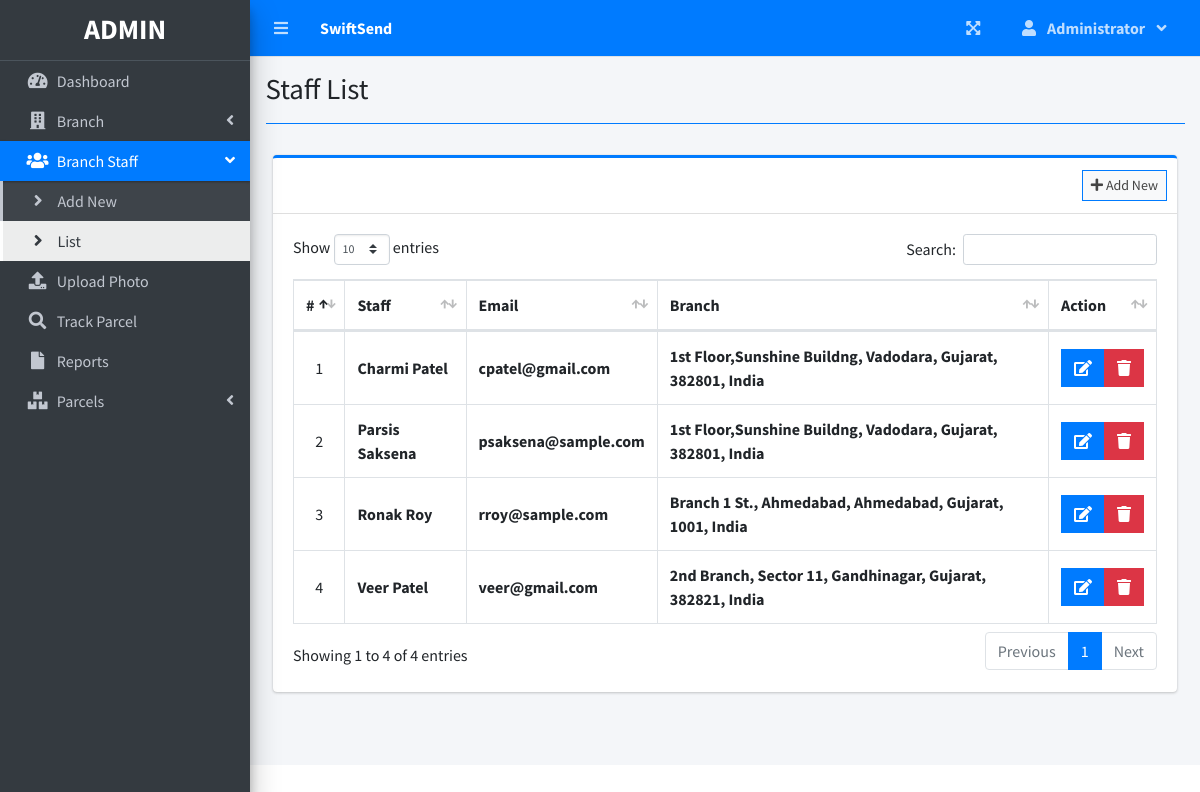
The page /index.php?page=staff_list (signed in) on the database its author committed.
### tables this page shows
CREATE TABLE `users` (
  `id` int(30) NOT NULL,
  `firstname` varchar(200) NOT NULL,
  `lastname` varchar(200) NOT NULL,
  `email` varchar(200) NOT NULL,
  `password` longtext NOT NULL,
  `type` tinyint(1) NOT NULL DEFAULT 2 COMMENT '1 = admin, 2 = staff',
  `branch_id` int(30) NOT NULL,
  `date_created` datetime NOT NULL DEFAULT current_timestamp(),
  `contact` varchar(10) NOT NULL
);

### staff_list.php (the view, shortened to what this page needs)
<?php include'db_connect.php' ?>
<div class="col-lg-12">
	<div class="card card-outline card-primary">
		<div class="card-header">
			<div class="card-tools">
				<a class="btn btn-block btn-sm btn-default btn-flat border-primary " href="./index.php?page=new_staff"><i class="fa fa-plus"></i> Add New</a>
			</div>
		</div>
		<div class="card-body">
			<table class="table tabe-hover table-bordered" id="list">
				<!-- <colgroup>
					<col width="5%">
					<col width="15%">
					<col width="25%">
					<col width="25%">
					<col width="15%">
				</colgroup> -->
				<thead>
					<tr>
						<th class="text-center">#</th>
						<th>Staff</th>
						<th>Email</th>
						<th>Branch</th>
						<th>Action</th>
					</tr>
				</thead>
				<tbody>
					<?php
					$i = 1;
					$qry = $conn->query("SELECT u.*,concat(u.firstname,' ',u.lastname) as name,concat(b.street,', ',b.city,', ',b.state,', ',b.zip_code,', ',b.country) as baddress FROM users u inner join branches b on b.id = u.branch_id where u.type = 2 order by concat(u.firstname,' ',u.lastname) asc ");
					while($row= $qry->fetch_assoc()):
					?>
					<tr>
						<td class="text-center"><?php echo $i++ ?></td>
						<td><b><?php echo ucwords($row['name']) ?></b></td>
						<td><b><?php echo ($row['email']) ?></b></td>
						<td><b><?php echo ucwords($row['baddress']) ?></b></td>
						<td class="text-center">
		                    <div class="btn-group">
		                        <a href="index.php?page=edit_staff&id=<?php echo $row['id'] ?>" class="btn btn-primary btn-flat ">
		                          <i class="fas fa-edit"></i>
		                        </a>
		                        <button type="button" class="btn btn-danger btn-flat delete_staff" data-id="<?php echo $row['id'] ?>">
		                          <i class="fas fa-trash"></i>
		                        </button>
	                      </div>
						</td>
					</tr>
				<?php endwhile; ?>
				</tbody>
			</table>
		</div>
	</div>
</div>

### index.php (shortened to what this page needs)
<!DOCTYPE html>
<html lang="en">
<?php
	include 'header.php'
?>
<body class="hold-transition sidebar-mini layout-fixed layout-navbar-fixed layout-footer-fixed">
<div class="wrapper">
  <?php include 'topbar.php' ?>
  <?php include 'sidebar.php' ?>
  <div class="content-wrapper">
    <div class="content-header">
      <div class="container-fluid">
        <div class="row mb-2">
          <div class="col-sm-6">
            <h1 class="m-0"><?php echo $title ?></h1>
          </div>
        </div>
            <hr class="border-primary">
      </div>
    </div>
    <section class="content">
      <div class="container-fluid">
         <?php
            $page = isset($_GET['page']) ? $_GET['page'] : 'home';
            if(!file_exists($page.".php")){
                include '404.html';
            }else{
            include $page.'.php';
            }
          ?>
      </div>
    </section>
  </div>
      <b><?php echo $_SESSION['system']['name'] ?></b>
    </div>
</body>
</html>

### header.php (shortened to what this page needs)
<head>
  <?php
  $title = isset($_GET['page']) ? ucwords(str_replace("_", ' ', $_GET['page'])) : "Home";
  $title = str_replace("Persons Companies","Persons/Companies",$title);
  ?>
  <link rel="stylesheet" href="assets/plugins/fontawesome-free/css/all.min.css">
  <link rel="stylesheet" href="assets/plugins/overlayScrollbars/css/OverlayScrollbars.min.css">
  <link rel="stylesheet" href="assets/plugins/datatables-bs4/css/dataTables.bootstrap4.min.css">
  <link rel="stylesheet" href="assets/plugins/datatables-responsive/css/responsive.bootstrap4.min.css">
  <link rel="stylesheet" href="assets/plugins/datatables-buttons/css/buttons.bootstrap4.min.css">
  <link rel="stylesheet" href="assets/plugins/select2/css/select2.min.css">
  <link rel="stylesheet" href="assets/plugins/select2-bootstrap4-theme/select2-bootstrap4.min.css">
  <link rel="stylesheet" href="assets/plugins/sweetalert2-theme-bootstrap-4/bootstrap-4.min.css">
  <link rel="stylesheet" href="assets/plugins/toastr/toastr.min.css">
  <link rel="stylesheet" href="assets/plugins/dropzone/min/dropzone.min.css">
  <link rel="stylesheet" href="assets/dist/css/jquery.datetimepicker.min.css">
  <link rel="stylesheet" href="assets/plugins/icheck-bootstrap/icheck-bootstrap.min.css">
  <link rel="stylesheet" href="assets/plugins/bootstrap4-toggle/css/bootstrap4-toggle.min.css">
  <link rel="stylesheet" href="assets/dist/css/adminlte.min.css">
  <link rel="stylesheet" href="assets/dist/css/styles.css">
  <link rel="stylesheet" href="assets/plugins/summernote/summernote-bs4.min.css">
</head>

### topbar.php (shortened to what this page needs)
<nav class="main-header navbar navbar-expand navbar-primary navbar-dark ">
  <ul class="navbar-nav">
    <?php if(isset($_SESSION['login_id'])): ?>
    <li class="nav-item">
      <a class="nav-link" data-widget="pushmenu" href="" role="button"><i class="fas fa-bars"></i></a>
    </li>
  <?php endif; ?>
    <li>
      <a class="nav-link text-white"  href="./" role="button"> <large><b><?php echo $_SESSION['system']['name'] ?></b></large></a>
    </li>
  </ul>
  <ul class="navbar-nav ml-auto">
    <li class="nav-item">
      <a class="nav-link" data-widget="fullscreen" href="#" role="button">
        <i class="fas fa-expand-arrows-alt"></i>
      </a>
    </li>
   <li class="nav-item dropdown">
          <a class="nav-link"  data-toggle="dropdown" aria-expanded="true" href="javascript:void(0)">
            <span>
              <div class="d-felx badge-pill">
                <span class="fa fa-user mr-2"></span>
                <span><b><?php echo ucwords($_SESSION['login_firstname']) ?></b></span>
                <span class="fa fa-angle-down ml-2"></span>
              </div>
            </span>
          </a>
    </li>
  </ul>
</nav>

### sidebar.php (shortened to what this page needs)
<aside class="main-sidebar sidebar-dark-primary elevation-4">
    <div class="dropdown">
        <a href="./" class="brand-link">
            <?php if($_SESSION['login_type'] == 1): ?>
                <h3 class="text-center p-0 m-0"><b>ADMIN</b></h3>
            <?php elseif($_SESSION['login_type'] == 2): ?>
                <h3 class="text-center p-0 m-0"><b>STAFF</b></h3>
            <?php else: ?>
                <h3 class="text-center p-0 m-0"><b>CUSTOMER</b></h3>
            <?php endif; ?>
        </a>
    </div>
    <div class="sidebar pb-4 mb-4">
        <nav class="mt-2">
            <ul class="nav nav-pills nav-sidebar flex-column nav-flat" data-widget="treeview" role="menu" data-accordion="false">
                <?php if($_SESSION['login_type'] ==2): ?>
                    <li class="nav-item">
                        <a href="./" class="nav-link nav-home">
                            <i class="nav-icon fas fa-tachometer-alt"></i>
                            <p>Dashboard</p>
                        </a>
                    </li>
                    <li class="nav-item">
                        <a href="#" class="nav-link nav-edit_branch">
                            <i class="nav-icon fas fa-building"></i>
                            <p>
                                Branch
                                <i class="right fas fa-angle-left"></i>
                            </p>
                        </a>
                        <ul class="nav nav-treeview">
                            <li class="nav-item">
                                <a href="./index.php?page=new_branch" class="nav-link nav-new_branch tree-item">
                                    <i class="fas fa-angle-right nav-icon"></i>
                                    <p>Add New</p>
                                </a>
                            </li>
                            <li class="nav-item">
                                <a href="./index.php?page=branch_list" class="nav-link nav-branch_list tree-item">
                                    <i class="fas fa-angle-right nav-icon"></i>
                                    <p>List</p>
                                </a>
                            </li>
                        </ul>
                    </li>
                    <li class="nav-item">
                        <a href="./index.php?page=upload_photo" class="nav-link nav-upload_photo">
                            <i class="nav-icon fas fa-upload"></i>
                            <p>Upload Photo</p>
                        </a>
                    </li>
                    <li class="nav-item">
                        <a href="index.php?page=track" class="nav-link nav-track">
                            <i class="nav-icon fas fa-search"></i>
                            <p>Track Parcel</p>
                        </a>
                    </li>
                    <li class="nav-item dropdown">
                        <a href="./index.php?page=reports" class="nav-link nav-reports">
                            <i class="nav-icon fas fa-file"></i>
                            <p>Reports</p>
                        </a>
                    </li>
                    <li class="nav-item">
                    <a href="#" class="nav-link nav-edit_parcel">
                        <i class="nav-icon fas fa-boxes"></i>
                        <p>
                            Parcels
                            <i class="right fas fa-angle-left"></i>
                        </p>
                    </a>
                    <ul class="nav nav-treeview">
                        <li class="nav-item">
                            <a href="./index.php?page=new_parcel" class="nav-link nav-new_parcel tree-item">
                                <i class="fas fa-angle-right nav-icon"></i>
                                <p>Add New</p>
                            </a>
                        </li>
                        <li class="nav-item">
                            <a href="./index.php?page=parcel_list" class="nav-link nav-parcel_list nav-sall tree-item">
                                <i class="fas fa-angle-right nav-icon"></i>
                                <p>List All</p>
                            </a>
                        </li>
                        <?php
                        $status_arr = array("Item Accepted<br/>by Courier", "Collected", "Shipped", "In-Transit",
                            "Arrived At<br/>Destination", "Out for Delivery", "Ready to Pickup", "Delivered",
                            "Picked-up", "Unsuccessful<br/>Delivery Attempt");
                        foreach ($status_arr as $k => $v):
                            ?>
                            <li class="nav-item">
                                <a href="./index.php?page=parcel_list&s=<?php echo $k ?>"
                                   class="nav-link nav-parcel_list_<?php echo $k ?> tree-item">
                                    <i class="fas fa-angle-right nav-icon"></i>
                                    <p><?php echo $v ?></p>
                                </a>
                            </li>
                        <?php endforeach; ?>
                <?php elseif($_SESSION['login_type'] == 1): ?>
                    <li class="nav-item">
                        <a href="./" class="nav-link nav-home">
                            <i class="nav-icon fas fa-tachometer-alt"></i>
                            <p>Dashboard</p>
                        </a>
                    </li>
                    <li class="nav-item">
                        <a href="#" class="nav-link nav-edit_branch">
                            <i class="nav-icon fas fa-building"></i>
                            <p>
                                Branch
                                <i class="right fas fa-angle-left"></i>
                            </p>
                        </a>
                    </li>
                    <li class="nav-item">
                        <a href="#" class="nav-link nav-edit_staff">
                            <i class="nav-icon fas fa-users"></i>
                            <p>
                                Branch Staff
                                <i class="right fas fa-angle-left"></i>
                            </p>
                        </a>
                        <ul class="nav nav-treeview">
                            <li class="nav-item">
                                <a href="./index.php?page=new_staff" class="nav-link nav-new_staff tree-item">
                                    <i class="fas fa-angle-right nav-icon"></i>
                                    <p>Add New</p>
                                </a>
                            </li>
                            <li class="nav-item">
                                <a href="./index.php?page=staff_list" class="nav-link nav-staff_list tree-item">
                                    <i class="fas fa-angle-right nav-icon"></i>
                                    <p>List</p>
                                </a>
                            </li>
                        </ul>
                    </li>
                    <li class="nav-item">
                        <a href="./index.php?page=upload_photo" class="nav-link nav-upload_photo">
                            <i class="nav-icon fas fa-upload"></i>
                            <p>Upload Photo</p>
                        </a>
                    </li>
                    <li class="nav-item">
                        <a href="index.php?page=track" class="nav-link nav-track">
                            <i class="nav-icon fas fa-search"></i>
                            <p>Track Parcel</p>
                        </a>
                    </li>
                    <li class="nav-item dropdown">
                        <a href="./index.php?page=reports" class="nav-link nav-reports">
                            <i class="nav-icon fas fa-file"></i>
                            <p>Reports</p>
                        </a>
                    </li>
                    <li class="nav-item">
                    <a href="#" class="nav-link nav-edit_parcel">
                        <i class="nav-icon fas fa-boxes"></i>
                        <p>
                            Parcels
                            <i class="right fas fa-angle-left"></i>
                        </p>
                    </a>
                <?php endif; ?>
        </nav>
    </div>
</aside>

### staff_list.php (style rules this page uses)
table td { vertical-align: middle !important; }

### rows shown on the page
users: name "Charmi Patel", email "cpatel@gmail.com", baddress "1st Floor,Sunshine Buildng, Vadodara, Gujarat, 382801, India"
users: name "Parsis Saksena", email "psaksena@sample.com", baddress "1st Floor,Sunshine Buildng, Vadodara, Gujarat, 382801, India"
users: name "Ronak Roy", email "rroy@sample.com", baddress "Branch 1 St., Ahmedabad, Ahmedabad, Gujarat, 1001, India"
users: name "Veer Patel", email "veer@gmail.com", baddress "2nd Branch, Sector 11, Gandhinagar, Gujarat, 382821, India"

### other values the page prints
$_SESSION['system']['name'] "SwiftSend"
$_SESSION['login_firstname'] "Administrator"
$title "Staff List"
